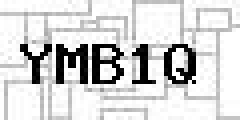
#> input picture data/input/input100.jpg, 60 x 30 px, found by its file name (shown 4 times larger)
$ python demo.py
#> lines starting #> are read from the running program, lines starting #| are printed output that depends on the picture; after the words box and inside, x2 and y2 are one past the last pixel; in counts of white or black regions, pixels touching at a corner belong together
### simple-captcha/pipeline/captcha.py
from pathlib import Path

import cv2
import numpy as np


class Captcha(object):
    def __init__(self):
        self._bboxes = [(5 + 9*i, 11, 8, 10) for i in range(5)]
        self._num_chars = 5
        self._train_dataset = {}
        self._templates = {}
        self._load_train_dataset("./data")
        self._extract_templates()

    def __call__(self, im_path, save_path):
        """
        Algo for inference
        args:
            im_path: .jpg image path to load and to infer
            save_path: output file path to save the one-line outcome
        """
#> called with im_path = './data/input/input100.jpg', save_path = './data/prediction/output100.txt'
        image = cv2.imread(str(im_path), cv2.IMREAD_GRAYSCALE)
#> image is the input picture: shape (30, 60); min 0, max 255, mean 211.9
        _, thresh = cv2.threshold(image, 0, 255, cv2.THRESH_BINARY_INV + cv2.THRESH_OTSU)
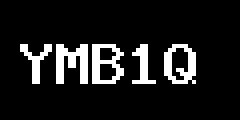
#> thresh: shape (30, 60) (shown 4 times larger); 11% white in thin lines or dots, all inside (x1, y1, x2, y2) = (5, 11, 49, 21)

        identified_chars = []
        # Process each bounding box and match with templates
        for i, (x, y, w, h) in enumerate(self._bboxes):
            char_crop = thresh[y:y+h, x:x+w]
            best_match_label = None
            matching_scores = {}
            # Compare cropped character with each template
            for label, template in self._templates.items():
                result = cv2.matchTemplate(char_crop, template, cv2.TM_CCOEFF_NORMED)
                min_val, max_val, min_loc, max_loc = cv2.minMaxLoc(result)
                matching_scores[label] = max_val

            # Append the identified label for the character
            best_match_label = max(matching_scores, key=matching_scores.get)
            identified_chars.append(best_match_label)
#> after the loop, identified_chars = []

        # Save identified characters in a text file
        with open(str(save_path), "w") as f:
            f.write("".join(identified_chars))

        return

    def _load_train_dataset(self, data_folder: str):
        """
        Load the training dataset from the specified folder.

        This method reads image files from the 'input' subfolder and their corresponding
        label files from the 'output' subfolder. It populates the _train_dataset
        dictionary with image-label pairs.

        Args:
            data_folder (str): The path to the folder containing 'input' and 'output' subfolders.

        Returns:
            None
        """
        input_path = Path(data_folder).joinpath("input")
        label_path = Path(data_folder).joinpath("output")

        # Get all .jpg files in the folder
        image_files = list(input_path.glob("*.jpg"))

        self._train_dataset = {}
        for image_path in image_files:
            key = image_path.stem
            new_stem = image_path.stem.replace("input", "output")
            label_file = label_path / (new_stem + ".txt")

            # Read label file
            if label_file.exists():
                with open(label_file, "r") as f:
                    labels = f.read().strip()
            else:
                # print(f"Warning: Label file {label_file} not provided, skipped this data.")
                continue

            image = cv2.imread(str(image_path), cv2.IMREAD_GRAYSCALE)
            self._train_dataset[key] = (image, labels)

        return

    def _extract_templates(self, output_folder: str="./data/template/", save_imgs: bool=False):
        """
        Extract and create averaged templates for each character from the training dataset.

        This method processes the training dataset to create averaged templates for each unique
        character. It thresholds each image, crops characters based on predefined bounding boxes,
        and accumulates them to create an average template for each character.

        Args:
            output_folder (str): The path where template images will be saved if save_imgs is True.
                                 Defaults to "./data/template/".
            save_imgs (bool): If True, saves the generated templates as image files.
                              Defaults to False.

        Returns:
            None
        """
        output_path = Path(output_folder)
        output_path.mkdir(parents=True, exist_ok=True)

        # Dictionary to store accumulated templates and counts
        templates = {}
        template_counts = {}
        for key, (image, labels) in self._train_dataset.items():

            _, image_thresh = cv2.threshold(image, 0, 255, cv2.THRESH_BINARY_INV + cv2.THRESH_OTSU)

            # Process each bounding box and corresponding character label
            for i, (x, y, w, h) in enumerate(self._bboxes):
                char_crop = image_thresh[y:y+h, x:x+w].astype(np.float32)
                label = labels[i]

                if label not in templates:
                    templates[label] = np.zeros_like(char_crop, dtype=np.float32)
                    template_counts[label] = 0

                templates[label] += char_crop
                template_counts[label] += 1

        # Save averaged templates
        for label, accumulated_img in templates.items():
            templates[label] = (accumulated_img / template_counts[label]).astype(np.uint8)
            if save_imgs:
                save_path = output_path / f"{label}.png"
                cv2.imwrite(str(save_path), templates[label])

        print(f"Templates Extracted")
        self._templates = templates

        return

### simple-captcha/scripts/demo.py
import argparse
import sys
from pathlib import Path

sys.path.append(str(Path(__file__).parent.parent))

from pipeline.captcha import Captcha


def main():
    parser = argparse.ArgumentParser(description='identify captcha')
    parser.add_argument('--im_path', default="./data/input/input100.jpg", type=str, help='path to the input .jpg image file')
    parser.add_argument('--save_path',default="./data/prediction/output100.txt", type=str, help='path to save the result .txt files')
    args = parser.parse_args()

    captcha = Captcha()
    captcha(args.im_path, args.save_path)
    print(f"Prediction result for {args.im_path} has been saved to {args.save_path}")

if __name__ == "__main__":
#> (the run stopped early here; a loop or call above may not have finished)
